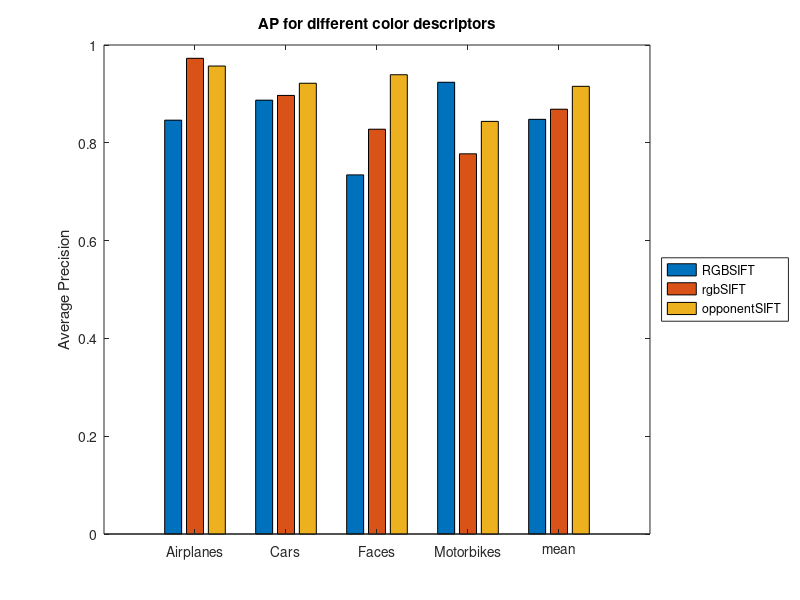
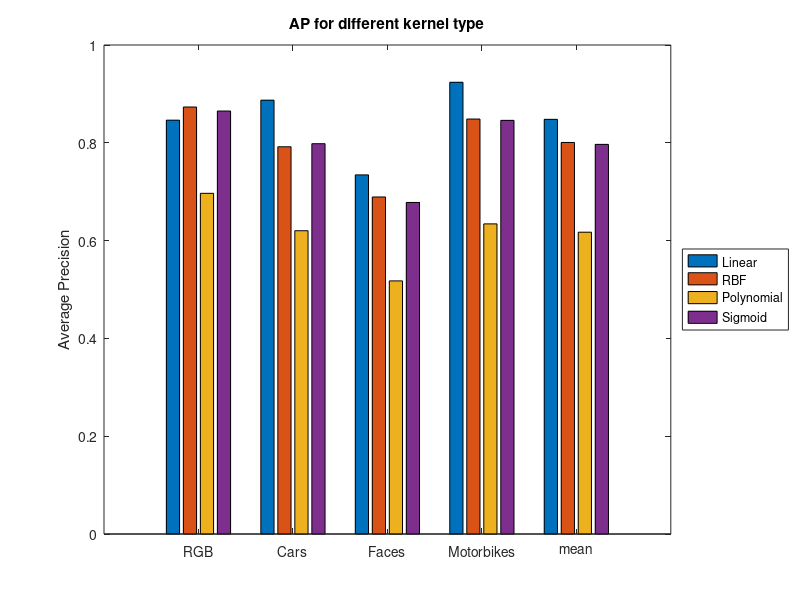
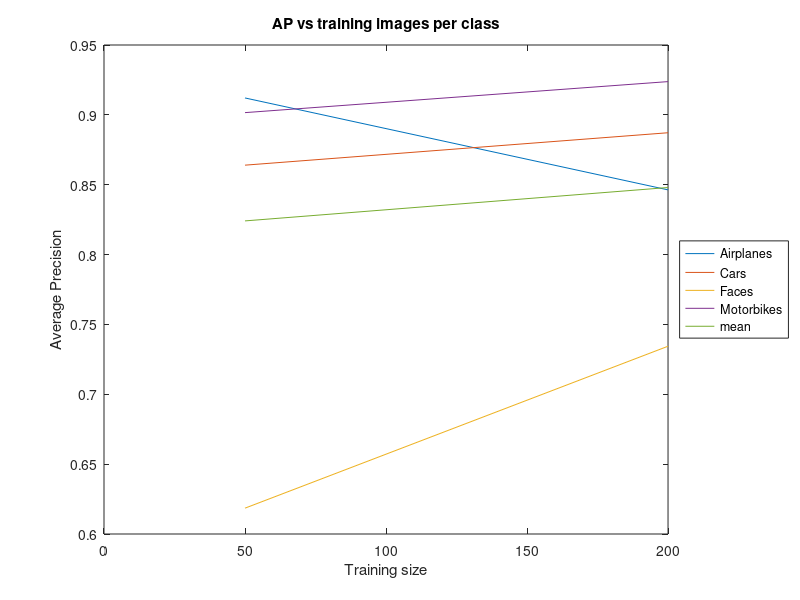
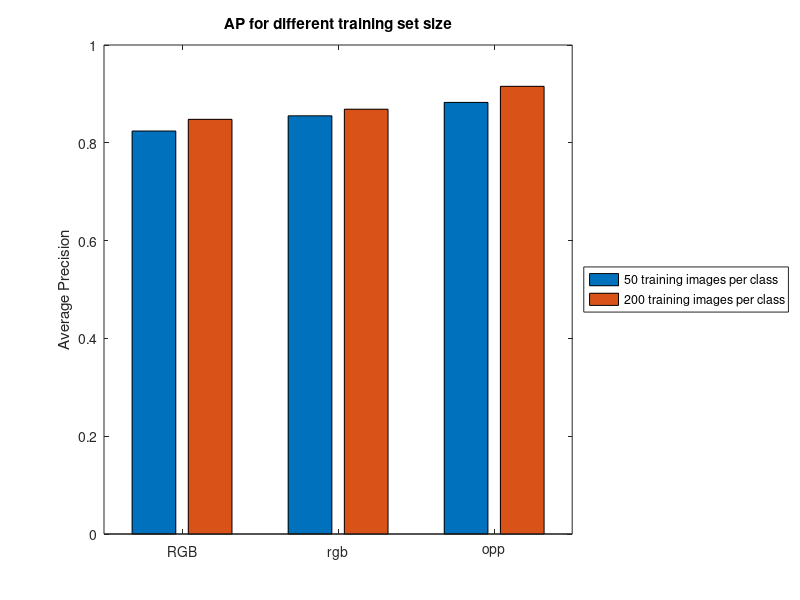

Write the MATLAB code that produced these figures, in order.
%% AP results per parameter settings
RGB = [0.8463 0.8872 0.7344 0.9238 0.8480];
rgb = [0.9728 0.8969 0.8278 0.7775 0.8687];
opp = [0.9570 0.9218 0.9392 0.8438 0.9155];

RGB_RBFkernel  = [0.8732 0.7919 0.6892 0.8486 0.8007];
RGB_polykernel = [0.6967 0.6202 0.5176 0.6342 0.6172];
RGB_sigmkernel = [0.8650 0.7982 0.6780 0.8459 0.7968];

RGB_50train = [0.9121 0.8640 0.6185 0.9016 0.8241];
rgb_50train = [0.9736 0.8558 0.8322 0.7590 0.8552];
opp_50train = [0.9003 0.9233 0.9051 0.8018 0.8826];

RGB_1600voc = [0.9399 0.8744 0.6194 0.8895 0.8308];
RGB_4000voc = [0.9464 0.9076 0.7766 0.9303 0.8902];

dense = [0.9362 0.8897 0.9552 0.8467 0.9069];

%% Color descriptors
data = [RGB; rgb; opp];

figure
h = bar(data');

labels = {'Airplanes','Cars', 'Faces','Motorbikes', 'mean'};
set(gca, 'XTick', 1:5, 'XTickLabel', labels);

leg = cell(1,3);
leg{1}='RGBSIFT'; leg{2}='rgbSIFT'; leg{3}='opponentSIFT';
legend(h,leg, 'Location','eastoutside');
ylabel('Average Precision');
title('AP for different color descriptors');

%% SVM kernel
data = [RGB; RGB_RBFkernel; RGB_polykernel; RGB_sigmkernel];

figure
h = bar(data');

labels = {'RGB','Cars', 'Faces','Motorbikes', 'mean'};
set(gca, 'XTick', 1:5, 'XTickLabel', labels);

leg = cell(1,4);
leg{1}='Linear'; leg{2}='RBF'; leg{3}='Polynomial'; leg{4}='Sigmoid';
legend(h,leg, 'Location','eastoutside');
ylabel('Average Precision');
title('AP for different kernel type');

%% Training set size plot
data = [RGB; RGB_50train];
parameters = [200; 50];

figure
plot(parameters, data);

leg = cell(1,2);
leg{1}='Airplanes'; leg{2}='Cars'; leg{3}='Faces'; leg{4}='Motorbikes'; leg{5}='mean';
legend(leg, 'Location','eastoutside');
ylabel('Average Precision');
xlabel('Training size');
title('AP vs training images per class');

%% Training set size per color descriptor
mAP_400train = [RGB(end) rgb(end) opp(end)];
mAP_50train  = [RGB_50train(end) rgb_50train(end) opp_50train(end)];
data = [mAP_50train; mAP_400train];

figure
h = bar(data');

labels = {'RGB', 'rgb', 'opp'};
set(gca, 'XTick', 1:3, 'XTickLabel', labels);

leg = cell(1,2);
leg{1}='50 training images per class'; leg{2}='200 training images per class';
legend(h,leg, 'Location','eastoutside');
ylabel('Average Precision');
title('AP for different training set size');

%% Vocabulary size
data = [RGB; RGB_1600voc; RGB_4000voc];
parameters = [400; 1600; 4000];

figure
plot(parameters, data);

leg = cell(1,2);
leg{1}='Airplanes'; leg{2}='Cars'; leg{3}='Faces'; leg{4}='Motorbikes'; leg{5}='mean';
legend(leg, 'Location','eastoutside');
ylabel('Average Precision');
xlabel('Vocabulary size');
title('AP vs Vocabulary size');

%% Dense vs keypoint
data = [RGB_50train; dense];

figure
h = bar(data');

labels = {'Airplanes','Cars', 'Faces','Motorbikes', 'mean'};
set(gca, 'XTick', 1:5, 'XTickLabel', labels);

leg = cell(1,2);
leg{1}='Keypoint sampling'; leg{2}='Dense sampling';
legend(h,leg, 'Location','eastoutside');
ylabel('Average Precision');
title('AP for different sampling techniques');

